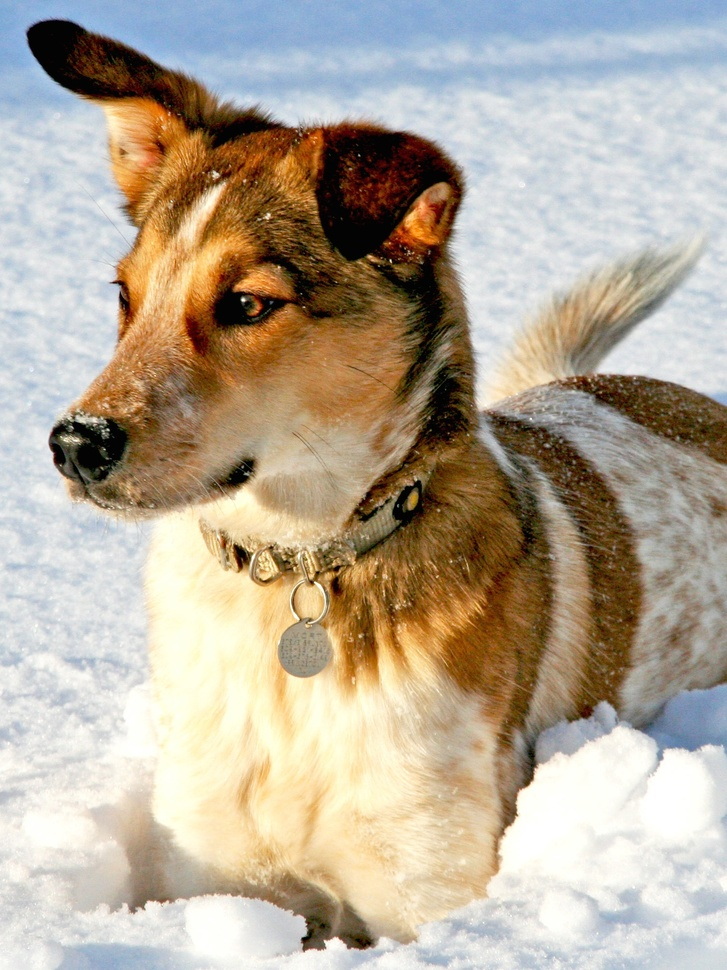
#> input picture dog.jpg, 727 x 970 px, shrunk from 1500 x 2000 before the run, found by its file name
$ jupyter execute CH02_SEC06_1_2DFFT.ipynb
#> lines starting #> are read from the running program, lines starting #| are printed output that depends on the picture
[cell 1]
from matplotlib.image import imread
import numpy as np
import matplotlib.pyplot as plt
import os
plt.rcParams['figure.figsize'] = [12, 8]
plt.rcParams.update({'font.size': 18})

A = imread(os.path.join('..','DATA','dog.jpg'))
#> A is the input picture: shape (970, 727, 3); mean R, G, B 181.4, 169.5, 152
B = np.mean(A, -1); # Convert RGB to grayscale
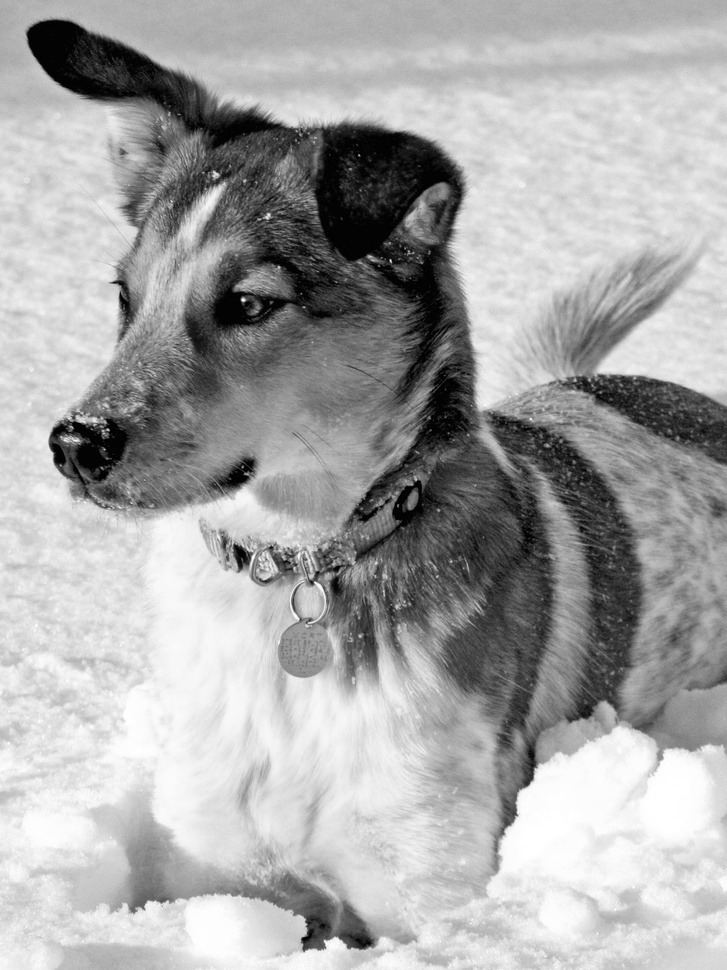
#> B: shape (970, 727) float64; min 0, max 255, mean 167.6

fig,axs = plt.subplots(1,3)

# Plot image
img = axs[0].imshow(B)
img.set_cmap('gray')
axs[0].axis('off')

# Compute row-wise FFT

Cshift = np.zeros_like(B,dtype='complex_')
C = np.zeros_like(B,dtype='complex_')

for j in range(B.shape[0]):
    Cshift[j,:] = np.fft.fftshift(np.fft.fft(B[j,:]))
    C[j,:] = np.fft.fft(B[j,:])

img = axs[1].imshow(np.log(np.abs(Cshift)))
img.set_cmap('gray')
axs[1].axis('off')

# Compute column-wise FFT

D = np.zeros_like(C)
for j in range(C.shape[1]):
    D[:,j] = np.fft.fft(C[:,j])

img = axs[2].imshow(np.fft.fftshift(np.log(np.abs(D))))
img.set_cmap('gray')
axs[2].axis('off')

plt.show()
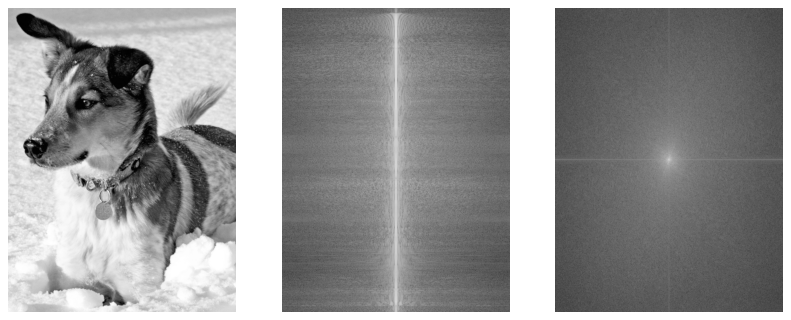
#> figure drawn by matplotlib, 3 panels

# Much more efficient to use fft2
D = np.fft.fft2(B)

[cell 2]
fig,axs = plt.subplots(1,3)
x=np.fft.ifft2(D).real
img = axs[0].imshow(x)
img.set_cmap('gray')
plt.show()

$ run again, with Fractal.jpg copied over dog.jpg
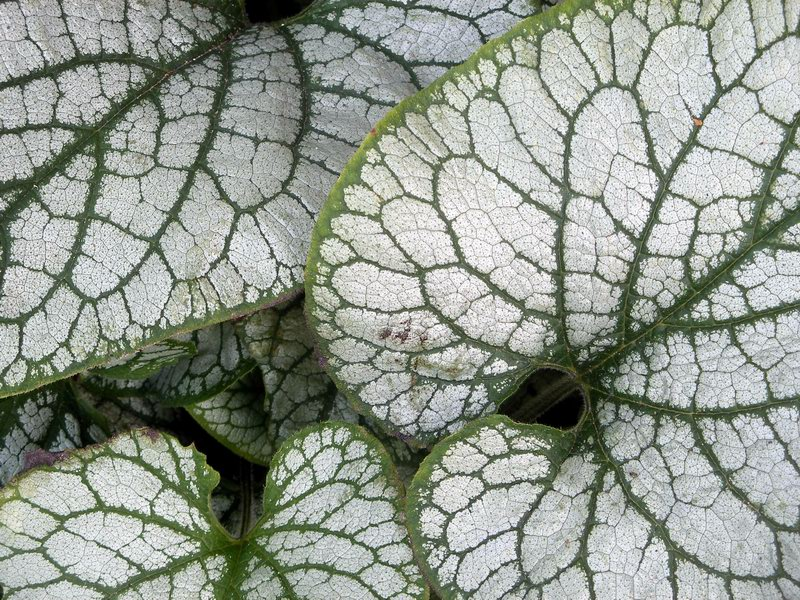
#> input picture Fractal.jpg, 800 x 600 px, found by its file name
#> A is the input picture: shape (600, 800, 3); mean R, G, B 147, 154, 143.9
#> `B = np.mean(A, -1);`:
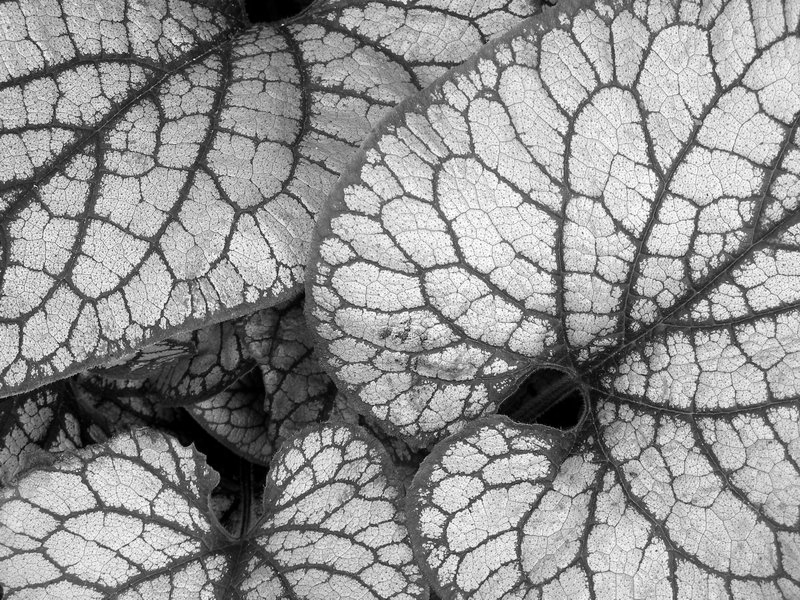
#> B: shape (600, 800) float64; min 0, max 255, mean 148.3
#> `plt.show()`:
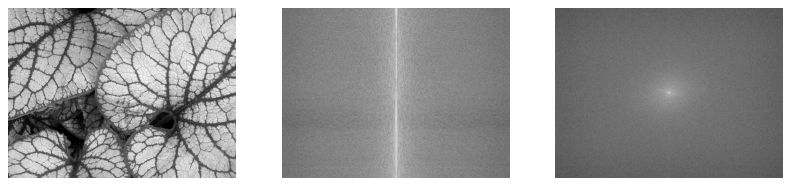
#> figure drawn by matplotlib, 3 panels
